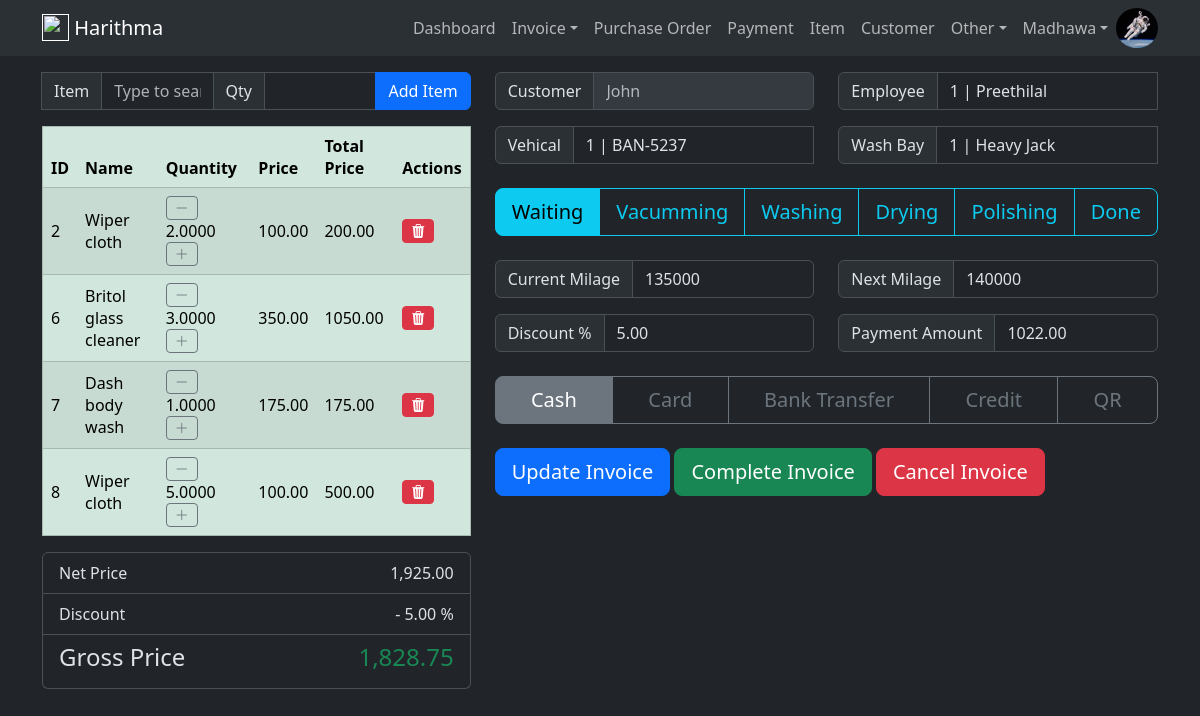
The app's page /invoice/head/1 (signed in), older data.
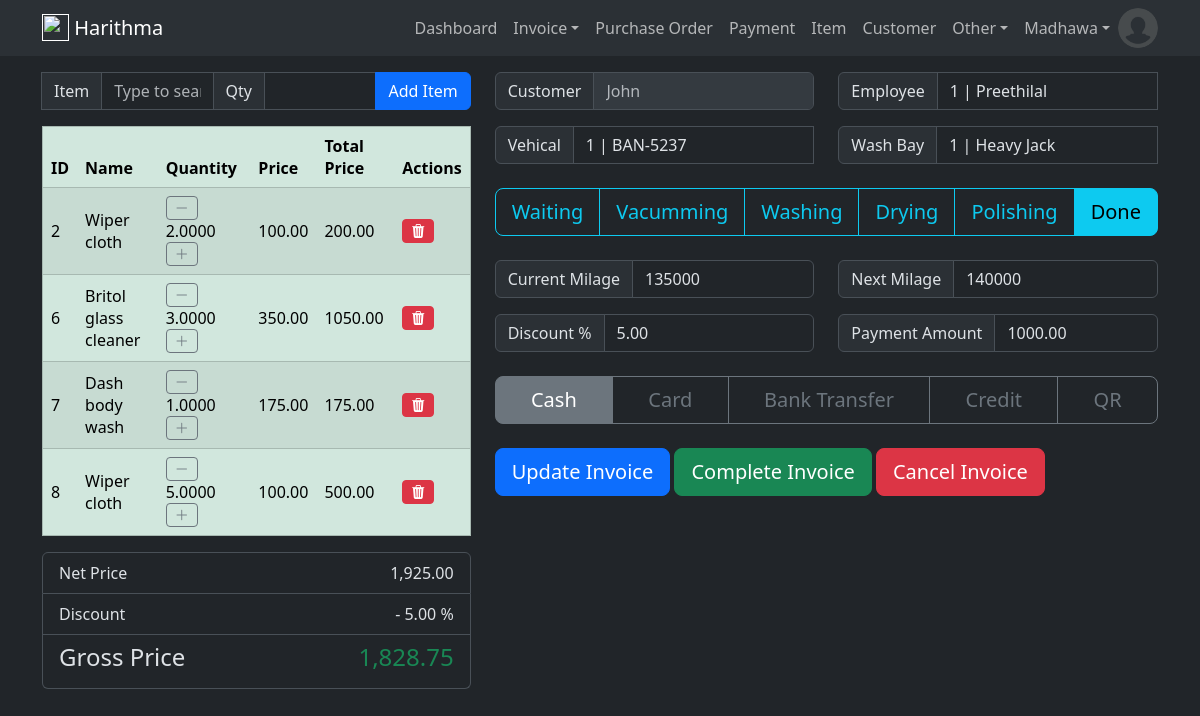
The same page, newer data.
### harithmapos/models.py (models this page shows, shortened)
class User(db.Model, UserMixin):
    id = db.Column(db.Integer, primary_key=True)
    email = db.Column(db.String(120), unique=True, nullable=False)
    name = db.Column(db.String(50), nullable=False)
    image = db.Column(db.String(20), default='default.jpg')
    password = db.Column(db.String(60), nullable=False)
    ui_theme = db.Column(db.String(5), default='light')
    create_dttm = db.Column(db.DateTime, nullable=False, default=datetime.utcnow)
    update_dttm = db.Column(db.DateTime, nullable=False, default=datetime.utcnow)

class InvoiceHead(db.Model):
    id =  db.Column(db.Integer, primary_key=True)
    customer_id = db.Column(db.Integer, db.ForeignKey('customer.id'), nullable=False)
    vehical_id = db.Column(db.Integer, db.ForeignKey('vehical.id'), nullable=False)
    washbay_id = db.Column(db.Integer, db.ForeignKey('wash_bay.id'), nullable=False)
    employee_id = db.Column(db.Integer, db.ForeignKey('employee.id'), nullable=False)
    current_milage = db.Column(db.Numeric(18,0))
    next_milage = db.Column(db.Numeric(18,0))
    service_status = db.Column(db.Integer, default=0)
    total_cost = db.Column(db.Numeric(10,2), default=0)
    total_price = db.Column(db.Numeric(10,2), default=0)
    discount_pct = db.Column(db.Numeric(10,2), default=0)
    gross_price = db.Column(db.Numeric(10,2), default=0)
    payment_method = db.Column(db.String(10))
    paid_amount = db.Column(db.Numeric(10,2), default=0)
    remaining_amount = db.Column(db.Numeric(10,2))
    last_payment_date = db.Column(db.Date())
    created_dttm = db.Column(db.DateTime, nullable=False, default=datetime.utcnow)
    update_dttm = db.Column(db.DateTime, nullable=False, default=datetime.utcnow)
    invoice_details = db.relationship('InvoiceDetail', backref='invoice', lazy=True)
    payments = db.relationship('Payment', backref='invoice', lazy=True)
    @hybrid_property
    def is_in_bay(self):
        return self.service_status in [1, 2, 3]

### harithmapos/views/invoice/routes.py (the view, shortened to what this page needs)
@invoice_blueprint.route("/invoice/head/<int:invoice_head_id>", methods=['GET', 'POST'])
def invoice_head_detail(invoice_head_id):
    invoice_head_update_form = InvoiceHeadUpdateForm()
    invoice_detail_create_form = InvoiceDetailCreateForm()
    items = Item.query.all()
    vehicals = Vehical.query.all()
    employees = Employee.query.all()
    washbays = WashBay.query.all()
    invoice_head = InvoiceHead.query.get_or_404(invoice_head_id)
    invoice_details = InvoiceDetail.query.filter(InvoiceDetail.invoice_head_id==invoice_head_id)
    return render_template(
            'invoice/update.html',
            title='Invoice',
            invoice_head=invoice_head,
            invoice_head_update_form=invoice_head_update_form,
            invoice_detail_create_form=invoice_detail_create_form,
            items=items,
            vehicals=vehicals,
            employees=employees,
            washbays=washbays,
            invoice_details=invoice_details,
            service_status_form_list=config.SERVICE_STATUS_FORM_LIST,
            payment_method_form_list=config.PAYMENT_METHOD_FORM_LIST,
        )

### harithmapos/views/invoice/forms.py
class InvoiceHeadUpdateForm(FlaskForm):
    vehical = StringField("Vehical", validators=[DataRequired()])
    employee = StringField("Employee", validators=[DataRequired()])
    washbay = StringField("Wash Bay", validators=[DataRequired()])
    current_milage = IntegerField("Current Milage", validators=[Optional()])
    next_milage = IntegerField("Next Milage", validators=[Optional()])
    service_status = RadioField("Status", choices=config.SERVICE_STATUS_FORM_LIST)
    total_cost = DecimalField("Total Cost", places=2, validators=[Optional()])
    total_price = DecimalField("Total Price", places=2, validators=[Optional()])
    discount_pct = DecimalField("Discount Percentage", places=2, validators=[Optional()])
    gross_price = DecimalField("Gross Price", places=2, validators=[Optional()])
    payment_method = SelectField("Payment Method", choices=config.PAYMENT_METHOD_FORM_LIST)
    paid_amount = DecimalField("Paid Amount", places=2, validators=[Optional()])
    update_invoice = SubmitField('Update Invoice')
    complete_invoice = SubmitField('Complete Invoice')
    cancel_invoice = SubmitField('Cancel Invoice')

### harithmapos/templates/invoice/update.html (shortened to what the changed rows need)
{% extends 'layout/base.html' %}
{% block body %}
<div class="container mt-3">
  <div class="row">
    <div class="col">
      <table class="table table-success table-striped table-hover" border="1">
        <thead class="thread-dark">
          <tr>
            <th scope="col">ID</th>
            <th scope="col">Name</th>
            <th scope="col">Quantity</th>
            <th scope="col">Price</th>
            <th scope="col">Total Price</th>
            <th scope="col">Actions</th>
          </tr>
        </thead>
      </table>
      <ul class="list-group mb-3">
        <li class="list-group-item d-flex justify-content-between">
          <span>Net Price</span>
          <text>{{ '{:,}'.format(invoice_head.total_price) }}</text>
        </li>
        <li class="list-group-item d-flex justify-content-between">
          <span>Discount</span>
          <text>- {{ invoice_head.discount_pct }} %</text>
        </li>
        <li class="list-group-item d-flex justify-content-between">
          <h4>Gross Price</h4>
          <h4 class="text-success">{{ '{:,}'.format(invoice_head.gross_price) }}</h4>
        </li>
      </ul>
    </div>
    <div class="col">
      <form action="{{url_for('invoice_blueprint.invoice_head_detail', invoice_head_id=invoice_head.id)}}" method="POST">
        <div class="row">
            <div class="col">
              <div class="input-group mb-3">
                  <span class="input-group-text" id="inputGroup-sizing-default">Vehical</span>
                  {{ invoice_head_update_form.vehical(class="form-control", list="datalistOptionsVehical", id="vehicalDataList", value=invoice_head.vehical.id|string+" | "+invoice_head.vehical.number) }}
              </div>
            </div>
            <div class="col">
              <div class="input-group mb-3">
                  <span class="input-group-text" id="inputGroup-sizing-default">Employee</span>
                  {{ invoice_head_update_form.employee(class="form-control", list="datalistOptionsEmployee", id="employeeDataList", value=invoice_head.employee.id|string+" | "+invoice_head.employee.name) }}
              </div>
              <div class="input-group mb-3">
                  <span class="input-group-text" id="inputGroup-sizing-default">Wash Bay</span>
                  {{ invoice_head_update_form.washbay(class="form-control", list="datalistOptionsWashBay", id="washbayDataList", value=invoice_head.washbay.id|string+" | "+invoice_head.washbay.name) }}
              </div>
            </div>
            <div class="btn-group mb-4 mt-2" role="group" aria-label="Basic radio toggle button group">
              {% for status_number, service_status in service_status_form_list %}
                  <label class="btn btn-outline-info btn-lg" for="serviceStatusRadio{{ status_number }}">{{ service_status }}</label>
              {% endfor %}
            </div>
        </div>
        <div class="row">
          <div class="col">
            <div class="input-group mb-3">
              <span class="input-group-text" id="inputGroup-sizing-default">Current Milage</span>
              {{ invoice_head_update_form.current_milage(class="form-control form-control", value=invoice_head.current_milage) }}
            </div>
            <div class="input-group mb-3">
              <span class="input-group-text" id="inputGroup-sizing-default">Discount %</span>
              {{ invoice_head_update_form.discount_pct(class="form-control form-control", value=invoice_head.discount_pct) }}
            </div>
          </div>
          <div class="col">
            <div class="input-group mb-3">
              <span class="input-group-text" id="inputGroup-sizing-default">Next Milage</span>
              {{ invoice_head_update_form.next_milage(class="form-control form-control", value=invoice_head.next_milage) }}
            </div>
            <div class="input-group mb-3">
              <span class="input-group-text" id="inputGroup-sizing-default">Payment Amount</span>
              {{ invoice_head_update_form.paid_amount(class="form-control form-control", value=invoice_head.paid_amount) }}
            </div>
          </div>
        </div>
      </form>
    </div>
  </div>
</div>
{% endblock %}

### harithmapos/templates/layout/navbar.html (shortened to what this page needs)
<nav class="navbar navbar-expand-lg bg-body-tertiary">
    <div class="container">
        <a href="" class="navbar-brand lead">
            <img src="{{url_for('static', filename='vehical.png')}}" height="27" class="d-inline-block align-text-top">
            <b>Harithma</b>
        </a>
        <div class="collapse navbar-collapse" id="navbarCollapse">
            <ul class="navbar-nav ms-auto">
                {% if current_user.is_authenticated %}
                    <a class="nav-item nav-link" href="{{ url_for('dashboard_blueprint.dashboard') }}">Dashboard</a>
                    <li class="nav-item dropdown">
                        <a class="nav-link dropdown-toggle" href="#" role="button" data-bs-toggle="dropdown" aria-expanded="false">Invoice</a>
                    </li>
                    <a class="nav-item nav-link" href="{{ url_for('purchase_order_blueprint.purchase_order_head') }}">Purchase Order</a>
                    <a class="nav-item nav-link" href="{{ url_for('payment_blueprint.payment') }}">Payment</a>
                    <a class="nav-item nav-link" href="{{ url_for('item_blueprint.item') }}">Item</a>
                    <a class="nav-item nav-link" href="{{ url_for('customer_blueprint.customer') }}">Customer</a>
                    <li class="nav-item dropdown">
                        <a class="nav-link dropdown-toggle" href="#" role="button" data-bs-toggle="dropdown" aria-expanded="false">Other</a>
                    </li>
                    <li class="nav-item dropdown">
                        <a class="nav-link dropdown-toggle" href="#" role="button" data-bs-toggle="dropdown" aria-expanded="false">{{ current_user.name }}</a>
                    </li>
                    <img src="{{ url_for('static', filename='user_images/'+current_user.image) }}" class="rounded-circle" height="40" alt="Avatar" />
                {% else %}
                    <a class="nav-item nav-link" href="{{ url_for('user_blueprint.login') }}">Login</a>
                    <a class="nav-item nav-link" href="{{ url_for('user_blueprint.register') }}">Register</a>
                {% endif %}
            </ul>
        </div>
    </div>
</nav>

Row changes from the older to the newer data that the page shows:
changed User "Madhawa": image: picture removed, a placeholder shows
changed InvoiceHead "1 | BAN-5237": paid_amount "1022.00" → "1000.00"
